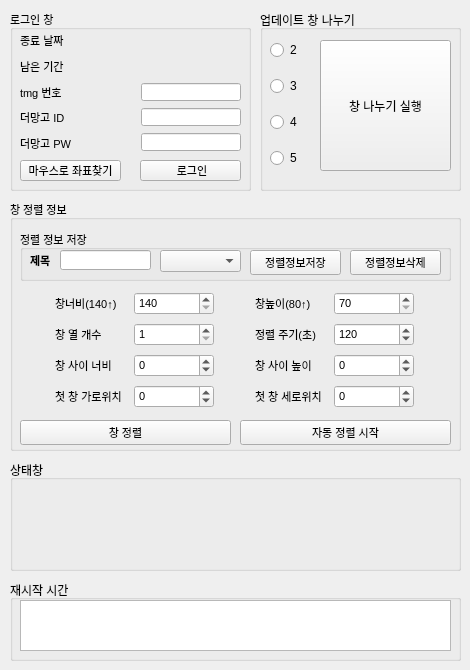
   <widget class="QWidget" name="tab_3">
    <attribute name="title">
     <string>자동 창정렬</string>
    </attribute>
    <widget class="QGroupBox" name="groupBox_11">
     <property name="geometry">
      <rect>
       <x>10</x>
       <y>460</y>
       <width>451</width>
       <height>111</height>
      </rect>
     </property>
     <property name="title">
      <string>상태창</string>
     </property>
     <layout class="QGridLayout" name="gridLayout_2">
      <item row="0" column="0">
       <layout class="QVBoxLayout" name="verticalLayout_12">
        <item>
         <widget class="QLabel" name="alignmenter_status_label_1">
          <property name="font">
           <font>
            <pointsize>12</pointsize>
           </font>
          </property>
          <property name="text">
           <string/>
          </property>
          <property name="alignment">
           <set>Qt::AlignCenter</set>
          </property>
         </widget>
        </item>
        <item>
         <widget class="QLabel" name="alignmenter_status_label_2">
          <property name="font">
           <font>
            <pointsize>12</pointsize>
           </font>
          </property>
          <property name="text">
           <string/>
          </property>
          <property name="alignment">
           <set>Qt::AlignCenter</set>
          </property>
         </widget>
        </item>
        <item>
         <widget class="QLabel" name="alignmenter_status_label_3">
          <property name="font">
           <font>
            <pointsize>12</pointsize>
           </font>
          </property>
          <property name="text">
           <string/>
          </property>
          <property name="alignment">
           <set>Qt::AlignCenter</set>
          </property>
         </widget>
        </item>
       </layout>
      </item>
     </layout>
    </widget>
    <widget class="QGroupBox" name="groupBox_12">
     <property name="geometry">
      <rect>
       <x>10</x>
       <y>10</y>
       <width>241</width>
       <height>181</height>
      </rect>
     </property>
     <property name="font">
      <font>
       <pointsize>8</pointsize>
       <weight>50</weight>
       <italic>false</italic>
       <bold>false</bold>
       <underline>false</underline>
       <kerning>true</kerning>
      </font>
     </property>
     <property name="title">
      <string>로그인 창</string>
     </property>
     <property name="flat">
      <bool>false</bool>
     </property>
     <widget class="QWidget" name="verticalLayoutWidget_2">
      <property name="geometry">
       <rect>
        <x>10</x>
        <y>20</y>
        <width>221</width>
        <height>121</height>
       </rect>
      </property>
      <layout class="QVBoxLayout" name="verticalLayout_13">
       <item>
        <layout class="QHBoxLayout" name="horizontalLayout_16">
         <item>
          <widget class="QLabel" name="label_19">
           <property name="minimumSize">
            <size>
             <width>0</width>
             <height>18</height>
            </size>
           </property>
           <property name="maximumSize">
            <size>
             <width>60</width>
             <height>18</height>
            </size>
           </property>
           <property name="text">
            <string>종료 날짜</string>
           </property>
          </widget>
         </item>
         <item>
          <spacer name="horizontalSpacer_18">
           <property name="orientation">
            <enum>Qt::Horizontal</enum>
           </property>
           <property name="sizeHint" stdset="0">
            <size>
             <width>40</width>
             <height>20</height>
            </size>
           </property>
          </spacer>
         </item>
         <item>
          <widget class="QLabel" name="alignmenter_decry_expiration_status">
           <property name="minimumSize">
            <size>
             <width>100</width>
             <height>18</height>
            </size>
           </property>
           <property name="maximumSize">
            <size>
             <width>16777215</width>
             <height>18</height>
            </size>
           </property>
           <property name="text">
            <string/>
           </property>
          </widget>
         </item>
        </layout>
       </item>
       <item>
        <layout class="QHBoxLayout" name="horizontalLayout_17">
         <item>
          <widget class="QLabel" name="label_20">
           <property name="minimumSize">
            <size>
             <width>0</width>
             <height>18</height>
            </size>
           </property>
           <property name="maximumSize">
            <size>
             <width>60</width>
             <height>18</height>
            </size>
           </property>
           <property name="text">
            <string>남은 기간</string>
           </property>
          </widget>
         </item>
         <item>
          <spacer name="horizontalSpacer_17">
           <property name="orientation">
            <enum>Qt::Horizontal</enum>
           </property>
           <property name="sizeHint" stdset="0">
            <size>
             <width>40</width>
             <height>20</height>
            </size>
           </property>
          </spacer>
         </item>
         <item>
          <widget class="QLabel" name="alignmenter_decry_service_period_status">
           <property name="minimumSize">
            <size>
             <width>100</width>
             <height>18</height>
            </size>
           </property>
           <property name="maximumSize">
            <size>
             <width>16777215</width>
             <height>18</height>
            </size>
           </property>
           <property name="text">
            <string/>
           </property>
          </widget>
         </item>
        </layout>
       </item>
       <item>
        <layout class="QHBoxLayout" name="horizontalLayout_18">
         <item>
          <widget class="QLabel" name="label_21">
           <property name="minimumSize">
            <size>
             <width>0</width>
             <height>18</height>
            </size>
           </property>
           <property name="maximumSize">
            <size>
             <width>60</width>
             <height>18</height>
            </size>
           </property>
           <property name="text">
            <string>tmg 번호    </string>
           </property>
          </widget>
         </item>
         <item>
          <spacer name="horizontalSpacer_16">
           <property name="orientation">
            <enum>Qt::Horizontal</enum>
           </property>
           <property name="sizeHint" stdset="0">
            <size>
             <width>40</width>
             <height>20</height>
            </size>
           </property>
          </spacer>
         </item>
         <item>
          <widget class="QLineEdit" name="alignmenter_decry_tmg_edit">
           <property name="minimumSize">
            <size>
             <width>100</width>
             <height>18</height>
            </size>
           </property>
           <property name="maximumSize">
            <size>
             <width>100</width>
             <height>18</height>
            </size>
           </property>
          </widget>
         </item>
        </layout>
       </item>
       <item>
        <layout class="QHBoxLayout" name="horizontalLayout_19">
         <item>
          <widget class="QLabel" name="label_22">
           <property name="minimumSize">
            <size>
             <width>60</width>
             <height>18</height>
            </size>
           </property>
           <property name="maximumSize">
            <size>
             <width>16777215</width>
             <height>18</height>
            </size>
           </property>
           <property name="text">
            <string>더망고 ID</string>
           </property>
          </widget>
         </item>
         <item>
          <widget class="QLineEdit" name="Alignmenter_ID_edit">
           <property name="minimumSize">
            <size>
             <width>100</width>
             <height>18</height>
            </size>
           </property>
           <property name="maximumSize">
            <size>
             <width>100</width>
             <height>18</height>
            </size>
           </property>
          </widget>
         </item>
        </layout>
       </item>
       <item>
        <layout class="QHBoxLayout" name="horizontalLayout_20">
         <item>
          <widget class="QLabel" name="label_25">
           <property name="minimumSize">
            <size>
             <width>60</width>
             <height>20</height>
            </size>
           </property>
           <property name="maximumSize">
            <size>
             <width>16777215</width>
             <height>18</height>
            </size>
           </property>
           <property name="text">
            <string>더망고 PW</string>
           </property>
          </widget>
         </item>
         <item>
          <widget class="QLineEdit" name="Alignmenter_PW_edit">
           <property name="minimumSize">
            <size>
             <width>100</width>
             <height>18</height>
            </size>
           </property>
           <property name="maximumSize">
            <size>
             <width>100</width>
             <height>18</height>
            </size>
           </property>
           <property name="echoMode">
            <enum>QLineEdit::Password</enum>
           </property>
          </widget>
         </item>
        </layout>
       </item>
      </layout>
     </widget>
     <widget class="QPushButton" name="Alignmenter_login_btn">
      <property name="geometry">
       <rect>
        <x>130</x>
        <y>150</y>
        <width>101</width>
        <height>21</height>
       </rect>
      </property>
      <property name="text">
       <string> 로그인</string>
      </property>
     </widget>
     <widget class="QPushButton" name="mouse_position_btn">
      <property name="geometry">
       <rect>
        <x>10</x>
        <y>150</y>
        <width>101</width>
        <height>21</height>
       </rect>
      </property>
      <property name="text">
       <string>마우스로 좌표찾기</string>
      </property>
     </widget>
    </widget>
    <widget class="QGroupBox" name="groupBox_13">
     <property name="geometry">
      <rect>
       <x>10</x>
       <y>200</y>
       <width>451</width>
       <height>251</height>
      </rect>
     </property>
     <property name="font">
      <font>
       <pointsize>8</pointsize>
      </font>
     </property>
     <property name="title">
      <string>창 정렬 정보</string>
     </property>
     <widget class="QWidget" name="verticalLayoutWidget_3">
      <property name="geometry">
       <rect>
        <x>10</x>
        <y>90</y>
        <width>431</width>
        <height>121</height>
       </rect>
      </property>
      <layout class="QVBoxLayout" name="verticalLayout_14">
       <item>
        <layout class="QHBoxLayout" name="horizontalLayout_13">
         <item>
          <layout class="QHBoxLayout" name="horizontalLayout_21">
           <item>
            <widget class="QLabel" name="label_26">
             <property name="minimumSize">
              <size>
               <width>73</width>
               <height>0</height>
              </size>
             </property>
             <property name="maximumSize">
              <size>
               <width>73</width>
               <height>16777215</height>
              </size>
             </property>
             <property name="text">
              <string>창너비(140↑)</string>
             </property>
            </widget>
           </item>
           <item>
            <widget class="QSpinBox" name="window_width_spinBox">
             <property name="minimumSize">
              <size>
               <width>50</width>
               <height>0</height>
              </size>
             </property>
             <property name="maximumSize">
              <size>
               <width>80</width>
               <height>16777215</height>
              </size>
             </property>
             <property name="minimum">
              <number>140</number>
             </property>
             <property name="maximum">
              <number>99999</number>
             </property>
             <property name="value">
              <number>140</number>
             </property>
            </widget>
           </item>
          </layout>
         </item>
         <item>
          <layout class="QHBoxLayout" name="horizontalLayout_22">
           <item>
            <widget class="QLabel" name="label_28">
             <property name="minimumSize">
              <size>
               <width>73</width>
               <height>0</height>
              </size>
             </property>
             <property name="maximumSize">
              <size>
               <width>73</width>
               <height>16777215</height>
              </size>
             </property>
             <property name="text">
              <string>창높이(80↑)</string>
             </property>
            </widget>
           </item>
           <item>
            <widget class="QSpinBox" name="window_height_spinBox">
             <property name="minimumSize">
              <size>
               <width>50</width>
               <height>0</height>
              </size>
             </property>
             <property name="maximumSize">
              <size>
               <width>80</width>
               <height>16777215</height>
              </size>
             </property>
             <property name="minimum">
              <number>70</number>
             </property>
             <property name="maximum">
              <number>99999</number>
             </property>
             <property name="value">
              <number>70</number>
             </property>
            </widget>
           </item>
          </layout>
         </item>
        </layout>
       </item>
       <item>
        <layout class="QHBoxLayout" name="horizontalLayout_23">
         <item>
          <layout class="QHBoxLayout" name="horizontalLayout_24">
           <item>
            <widget class="QLabel" name="label_29">
             <property name="minimumSize">
              <size>
               <width>73</width>
               <height>0</height>
              </size>
             </property>
             <property name="maximumSize">
              <size>
               <width>73</width>
               <height>16777215</height>
              </size>
             </property>
             <property name="text">
              <string>창 열 개수</string>
             </property>
            </widget>
           </item>
           <item>
            <widget class="QSpinBox" name="window_column_amount_spinBox">
             <property name="minimumSize">
              <size>
               <width>50</width>
               <height>0</height>
              </size>
             </property>
             <property name="maximumSize">
              <size>
               <width>80</width>
               <height>16777215</height>
              </size>
             </property>
             <property name="minimum">
              <number>1</number>
             </property>
             <property name="maximum">
              <number>99999</number>
             </property>
            </widget>
           </item>
          </layout>
         </item>
         <item>
          <layout class="QHBoxLayout" name="horizontalLayout_25">
           <item>
            <widget class="QLabel" name="label_30">
             <property name="minimumSize">
              <size>
               <width>73</width>
               <height>0</height>
              </size>
             </property>
             <property name="maximumSize">
              <size>
               <width>73</width>
               <height>16777215</height>
              </size>
             </property>
             <property name="text">
              <string>정렬 주기(초)</string>
             </property>
            </widget>
           </item>
           <item>
            <widget class="QSpinBox" name="alignment_period_spinBox">
             <property name="minimumSize">
              <size>
               <width>50</width>
               <height>0</height>
              </size>
             </property>
             <property name="maximumSize">
              <size>
               <width>80</width>
               <height>16777215</height>
              </size>
             </property>
             <property name="minimum">
              <number>10</number>
             </property>
             <property name="maximum">
              <number>99999</number>
             </property>
             <property name="singleStep">
              <number>1</number>
             </property>
             <property name="value">
              <number>120</number>
             </property>
            </widget>
           </item>
          </layout>
         </item>
        </layout>
       </item>
       <item>
        <layout class="QHBoxLayout" name="horizontalLayout_26">
         <item>
          <layout class="QHBoxLayout" name="horizontalLayout_27">
           <item>
            <widget class="QLabel" name="label_31">
             <property name="minimumSize">
              <size>
               <width>73</width>
               <height>0</height>
              </size>
             </property>
             <property name="maximumSize">
              <size>
               <width>73</width>
               <height>16777215</height>
              </size>
             </property>
             <property name="text">
              <string>창 사이 너비</string>
             </property>
            </widget>
           </item>
           <item>
            <widget class="QSpinBox" name="window_width_gap_spinBox">
             <property name="minimumSize">
              <size>
               <width>50</width>
               <height>0</height>
              </size>
             </property>
             <property name="maximumSize">
              <size>
               <width>80</width>
               <height>16777215</height>
              </size>
             </property>
             <property name="minimum">
              <number>-99999</number>
             </property>
             <property name="maximum">
              <number>99999</number>
             </property>
            </widget>
           </item>
          </layout>
         </item>
         <item>
          <layout class="QHBoxLayout" name="horizontalLayout_28">
           <item>
            <widget class="QLabel" name="label_32">
             <property name="minimumSize">
              <size>
               <width>73</width>
               <height>0</height>
              </size>
             </property>
             <property name="maximumSize">
              <size>
               <width>73</width>
               <height>16777215</height>
              </size>
             </property>
             <property name="text">
              <string>창 사이 높이</string>
             </property>
            </widget>
           </item>
           <item>
            <widget class="QSpinBox" name="window_height_gap_spinBox">
             <property name="minimumSize">
              <size>
               <width>50</width>
               <height>0</height>
              </size>
             </property>
             <property name="maximumSize">
              <size>
               <width>80</width>
               <height>16777215</height>
              </size>
             </property>
             <property name="minimum">
              <number>-99999</number>
             </property>
             <property name="maximum">
              <number>99999</number>
             </property>
            </widget>
           </item>
          </layout>
         </item>
        </layout>
       </item>
       <item>
        <layout class="QHBoxLayout" name="horizontalLayout_29">
         <item>
          <layout class="QHBoxLayout" name="horizontalLayout_30">
           <item>
            <widget class="QLabel" name="label_33">
             <property name="minimumSize">
              <size>
               <width>73</width>
               <height>0</height>
              </size>
             </property>
             <property name="maximumSize">
              <size>
               <width>73</width>
               <height>16777215</height>
              </size>
             </property>
             <property name="text">
              <string>첫 창 가로위치</string>
             </property>
            </widget>
           </item>
           <item>
            <widget class="QSpinBox" name="window_x_position_spinBox">
             <property name="minimumSize">
              <size>
               <width>50</width>
               <height>0</height>
              </size>
             </property>
             <property name="maximumSize">
              <size>
               <width>80</width>
               <height>16777215</height>
              </size>
             </property>
             <property name="minimum">
              <number>-9999</number>
             </property>
             <property name="maximum">
              <number>9999</number>
             </property>
             <property name="value">
              <number>0</number>
             </property>
            </widget>
           </item>
          </layout>
         </item>
         <item>
          <layout class="QHBoxLayout" name="horizontalLayout_31">
           <item>
            <widget class="QLabel" name="label_34">
             <property name="minimumSize">
              <size>
               <width>73</width>
               <height>0</height>
              </size>
             </property>
             <property name="maximumSize">
              <size>
               <width>73</width>
               <height>16777215</height>
              </size>
             </property>
             <property name="text">
              <string>첫 창 세로위치</string>
             </property>
            </widget>
           </item>
           <item>
            <widget class="QSpinBox" name="window_y_position_spinBox">
             <property name="minimumSize">
              <size>
               <width>50</width>
               <height>0</height>
              </size>
             </property>
             <property name="maximumSize">
              <size>
               <width>80</width>
               <height>16777215</height>
              </size>
             </property>
             <property name="minimum">
              <number>-9999</number>
             </property>
             <property name="maximum">
              <number>9999</number>
             </property>
             <property name="value">
              <number>0</number>
             </property>
            </widget>
           </item>
          </layout>
         </item>
        </layout>
       </item>
      </layout>
     </widget>
     <widget class="QPushButton" name="auto_Alignment_ctrl_btn">
      <property name="geometry">
       <rect>
        <x>230</x>
        <y>220</y>
        <width>211</width>
        <height>25</height>
       </rect>
      </property>
      <property name="minimumSize">
       <size>
        <width>80</width>
        <height>25</height>
       </size>
      </property>
      <property name="maximumSize">
       <size>
        <width>240</width>
        <height>16777215</height>
       </size>
      </property>
      <property name="text">
       <string>자동 정렬 시작</string>
      </property>
     </widget>
     <widget class="QPushButton" name="Alignment_ctrl_btn">
      <property name="geometry">
       <rect>
        <x>10</x>
        <y>220</y>
        <width>211</width>
        <height>25</height>
       </rect>
      </property>
      <property name="minimumSize">
       <size>
        <width>80</width>
        <height>25</height>
       </size>
      </property>
      <property name="maximumSize">
       <size>
        <width>240</width>
        <height>16777215</height>
       </size>
      </property>
      <property name="text">
       <string>창 정렬</string>
      </property>
     </widget>
     <widget class="QGroupBox" name="groupBox_24">
      <property name="geometry">
       <rect>
        <x>10</x>
        <y>30</y>
        <width>431</width>
        <height>51</height>
       </rect>
      </property>
      <property name="title">
       <string>정렬 정보 저장</string>
      </property>
      <widget class="QPushButton" name="Alignment_info_file_delete_btn">
       <property name="geometry">
        <rect>
         <x>330</x>
         <y>20</y>
         <width>91</width>
         <height>25</height>
        </rect>
       </property>
       <property name="minimumSize">
        <size>
         <width>70</width>
         <height>25</height>
        </size>
       </property>
       <property name="text">
        <string>정렬정보삭제</string>
       </property>
      </widget>
      <widget class="QLineEdit" name="Alignment_info_name_edit">
       <property name="geometry">
        <rect>
         <x>40</x>
         <y>20</y>
         <width>91</width>
         <height>20</height>
        </rect>
       </property>
      </widget>
      <widget class="QComboBox" name="Alignment_info_list_comboBox">
       <property name="geometry">
        <rect>
         <x>140</x>
         <y>20</y>
         <width>81</width>
         <height>22</height>
        </rect>
       </property>
      </widget>
      <widget class="QPushButton" name="Alignment_info_file_save_btn">
       <property name="geometry">
        <rect>
         <x>230</x>
         <y>20</y>
         <width>91</width>
         <height>25</height>
        </rect>
       </property>
       <property name="minimumSize">
        <size>
         <width>70</width>
         <height>25</height>
        </size>
       </property>
       <property name="text">
        <string>정렬정보저장</string>
       </property>
      </widget>
      <widget class="QLabel" name="label_35">
       <property name="geometry">
        <rect>
         <x>10</x>
         <y>20</y>
         <width>31</width>
         <height>20</height>
        </rect>
       </property>
       <property name="font">
        <font>
         <weight>75</weight>
         <bold>true</bold>
        </font>
       </property>
       <property name="text">
        <string>제목</string>
       </property>
      </widget>
     </widget>
    </widget>
    <widget class="QGroupBox" name="groupBox_21">
     <property name="geometry">
      <rect>
       <x>10</x>
       <y>580</y>
       <width>451</width>
       <height>81</height>
      </rect>
     </property>
     <property name="title">
      <string>재시작 시간</string>
     </property>
     <widget class="QListWidget" name="auto_alignment_time_listWidget">
      <property name="geometry">
       <rect>
        <x>10</x>
        <y>20</y>
        <width>431</width>
        <height>51</height>
       </rect>
      </property>
     </widget>
    </widget>
    <widget class="QGroupBox" name="groupBox_23">
     <property name="geometry">
      <rect>
       <x>260</x>
       <y>10</y>
       <width>201</width>
       <height>181</height>
      </rect>
     </property>
     <property name="title">
      <string>업데이트 창 나누기</string>
     </property>
     <widget class="QPushButton" name="update_tab_divider_btn">
      <property name="geometry">
       <rect>
        <x>60</x>
        <y>30</y>
        <width>131</width>
        <height>131</height>
       </rect>
      </property>
      <property name="text">
       <string>창 나누기 실행</string>
      </property>
     </widget>
     <widget class="QWidget" name="verticalLayoutWidget_4">
      <property name="geometry">
       <rect>
        <x>10</x>
        <y>20</y>
        <width>41</width>
        <height>151</height>
       </rect>
      </property>
      <layout class="QVBoxLayout" name="verticalLayout_18">
       <item>
        <widget class="QRadioButton" name="update_tab_divider_two_radioButton">
         <property name="text">
          <string>2</string>
         </property>
        </widget>
       </item>
       <item>
        <widget class="QRadioButton" name="update_tab_divider_three_radioButton">
         <property name="text">
          <string>3</string>
         </property>
        </widget>
       </item>
       <item>
        <widget class="QRadioButton" name="update_tab_divider_four_radioButton">
         <property name="text">
          <string>4</string>
         </property>
        </widget>
       </item>
       <item>
        <widget class="QRadioButton" name="update_tab_divider_five_radioButton">
         <property name="text">
          <string>5</string>
         </property>
        </widget>
       </item>
      </layout>
     </widget>
    </widget>
   </widget>
